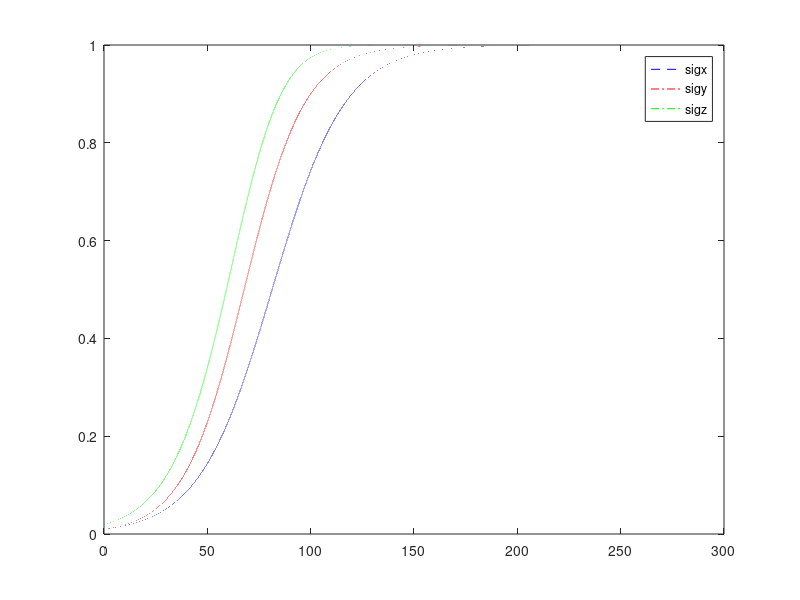

MATLAB code to generate this figure:
tsm=[0:0.001:300];
thconfidence_x=0.9;
thconfidence_y=0.9;
thconfidence_z=0.9;
stconfidence=0.01;

st_x=0.5; % this is the start time for firing of sensors i.e. reaching the start confidence level, stconfidence, which assumed to remain fixed
st_y=0.5; % this is the start time for firing of sensors i.e. reaching the start confidence level, stconfidence, which assumed to remain fixed
rt_x=120;   % is the time x get to thconfidence level
rt_y=100;   % is the time y get to thconfidence level
al_x=1/(rt_x-st_x)*(log(1/stconfidence-1)-log(1/thconfidence_x-1));   % sigmoid spreading parameter for x
c_x=rt_x+1/al_x*log(1/thconfidence_x-1);

al_y=1/(rt_y-st_y)*(log(1/stconfidence-1)-log(1/thconfidence_y-1));   % sigmoid spreading parameter for y
c_y=rt_y+1/al_y*log(1/thconfidence_y-1);



sigx=sigmf(tsm,[al_x c_x]);
sigy=sigmf(tsm,[al_y c_y]);
sigz=sigx+sigy-sigx.*sigy;



figure;
plot(tsm,sigx,'--b');
hold;
plot(tsm,sigy,'-.r');
plot(tsm,sigz,'-.g');
legend('sigx','sigy','sigz')
%plot(tsm,sigm,'-.m');
%legend('sigx','sigy','sigz','multimplication')
hold;


